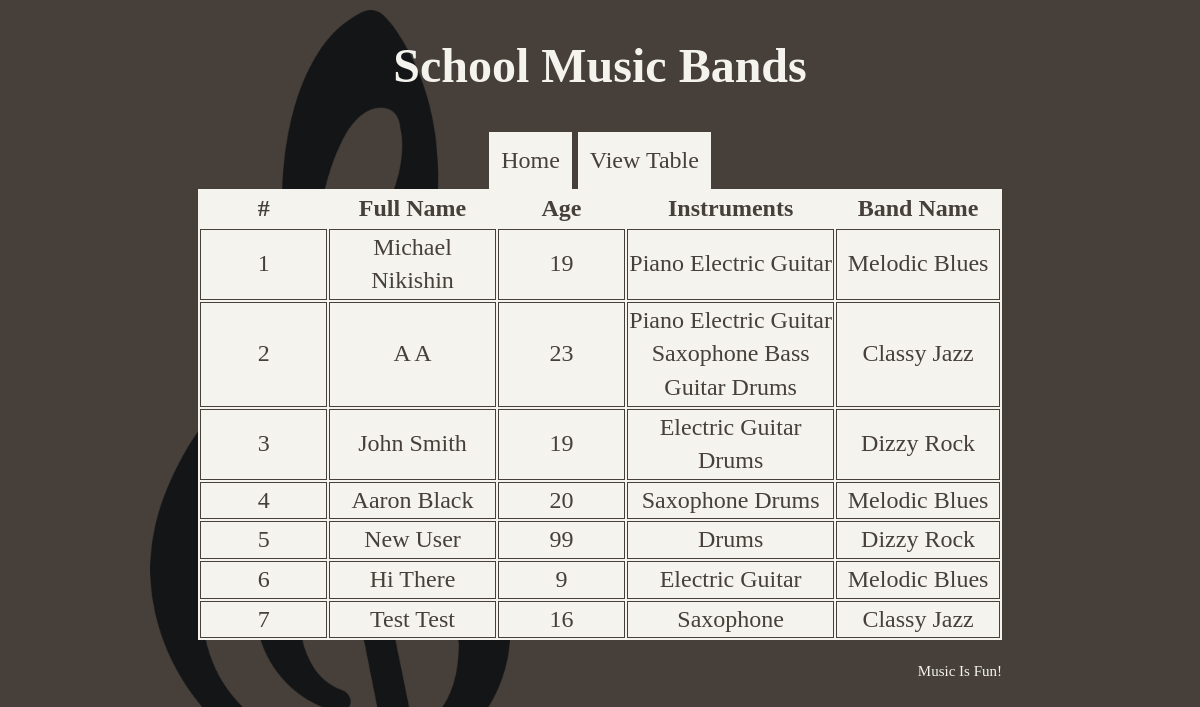
/assignment1/view.php, run on the app's committed database.
### tables this page shows
CREATE TABLE `school_band` (
  `id` int(5) NOT NULL,
  `fname` varchar(20) NOT NULL,
  `lname` varchar(20) NOT NULL,
  `age` int(2) NOT NULL,
  `instrument` varchar(100) NOT NULL,
  `bname` varchar(40) NOT NULL
);

### assignment1/database.php (called while the page is built, shortened)
<?php
  class Database{
    private $connection;
    public function connect_db(){
      $this->connection = mysqli_connect('localhost', 'root', '', 'assignment1');
    }
    public function read($id=null){
		$sql = "SELECT * FROM school_band";
 		$res = mysqli_query($this->connection, $sql);
 		return $res;
	}
  }
  $database = new Database();
?>

### assignment1/view.php (the view, shortened to what this page needs)
<?php
	require_once('database.php');
	$res = $database->read();
?>
<!DOCTYPE html>
<html>
<head>
		<link rel="stylesheet" href="css/styles.css">
</head>
<body>
	<header>
        <h1>School Music Bands</h1>
        <nav class = "global-nav">
            <ul>
                <li><a href = "./index.php" title = "Go to home page">Home</a></li>
                <li><a href = "./view.php" title = "View the table">View Table</a></li>
            </ul>
        </nav>
    </header>
    <main>
        <table class="table">
            <tr>
                <th>#</th>
                <th>Full Name</th>
                <th>Age</th>
                <th>Instruments</th>
                <th>Band Name</th>
            </tr>
            <?php
                while($r = mysqli_fetch_assoc($res)){
            ?>
                    <tr>
                        <td><?php echo $r['id']; ?></td>
                        <td><?php echo $r['fname'] . " " . $r['lname']; ?></td>
                        <td><?php echo $r['age'] ?></td>
                        <td><?php echo $r['instrument'] ?></td>
                        <td><?php echo $r['bname'] ?></td>
                    </tr>
                <?php
                }
            ?>
        </table>
    </main>
    <footer>
        <p><small>Music Is Fun!</small></p>
    </footer>
</body>
</html>

### assignment1/css/styles.css (style rules this page uses)
body { font-family: Cambria, Cochin, Georgia, Times, "Times New Roman", serif; font-size: 150%; line-height: 1.4; width: 804px; margin-left: auto; margin-right: auto; background-color: #463f3a; text-align: center; color: #f4f3ee; }
h1 { text-align: center; }
footer { text-align: right; font-size: 0.75em; color: #f4f3ee; }
td { border: 1px solid; border-color: #463f3a; width: 6%; }
main { color: #463f3a; background-color: #f4f3ee; margin: 0; padding: 0; }
header nav ul { padding-left: 0; list-style-type: none; margin-bottom: 0; }
header nav li { display: inline-block; }
header nav a { display: block; }
header nav ul li { position: relative; }
header nav a:link { padding: 0.5em; text-decoration: none; background-color: #f4f3ee; color: #463f3a; }

### data on the page
school_band: id "1", fname "Michael", lname "Nikishin", age "19", instrument "Piano Electric Guitar", bname "Melodic Blues"
school_band: id "2", fname "A", lname "A", age "23", instrument "Piano Electric Guitar Saxophone Bass Guitar Drums", bname "Classy Jazz"
school_band: id "3", fname "John", lname "Smith", age "19", instrument "Electric Guitar Drums", bname "Dizzy Rock"
school_band: id "4", fname "Aaron", lname "Black", age "20", instrument "Saxophone Drums", bname "Melodic Blues"
school_band: id "5", fname "New", lname "User", age "99", instrument "Drums", bname "Dizzy Rock"
school_band: id "6", fname "Hi", lname "There", age "9", instrument "Electric Guitar", bname "Melodic Blues"
school_band: id "7", fname "Test", lname "Test", age "16", instrument "Saxophone", bname "Classy Jazz"
